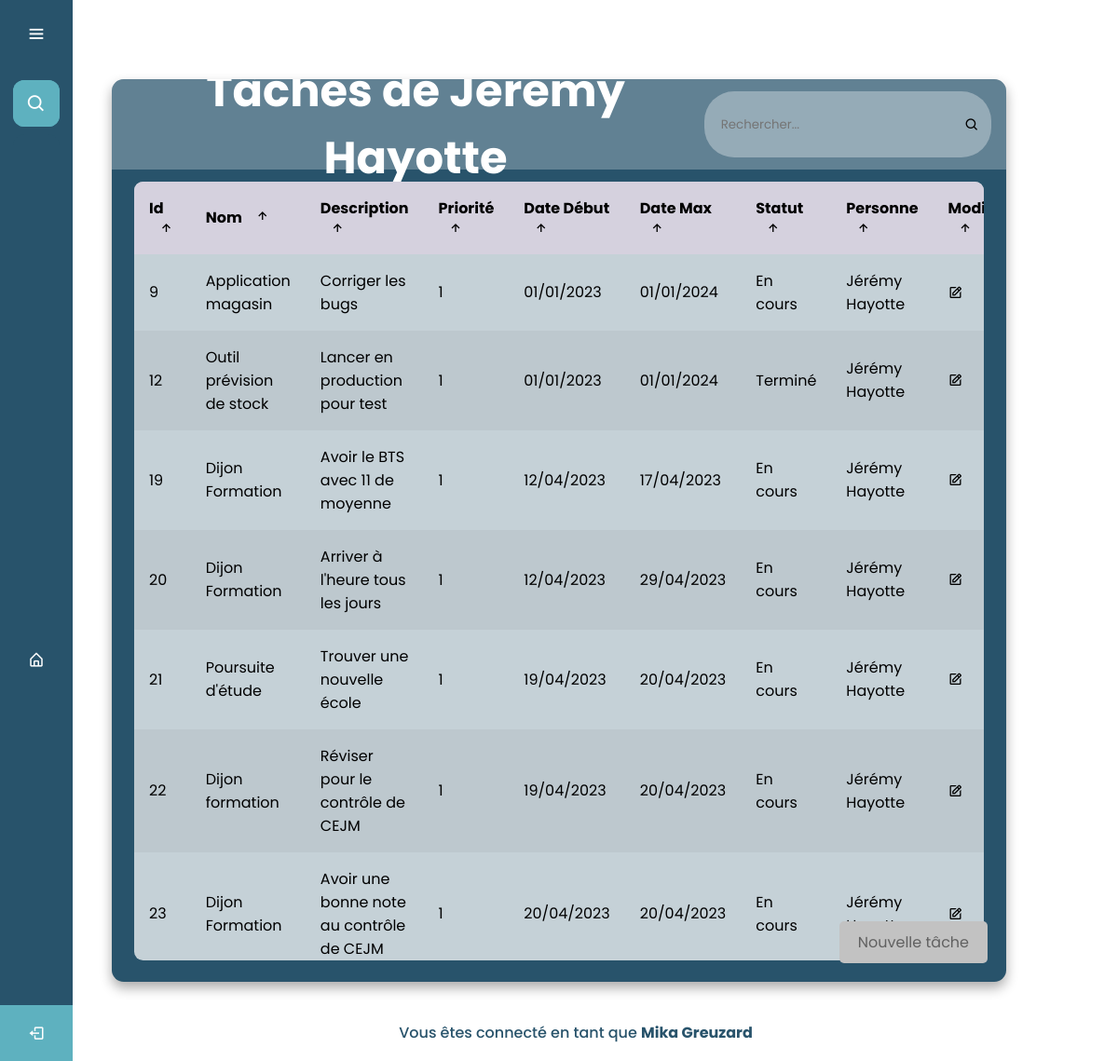
The app's page /PAGES/ADMIN_Select_Equipe.php?utilisateur=5 (signed in) with its own data.
### tables this page shows
CREATE TABLE Tache (
    IdTache INTEGER PRIMARY KEY NOT NULL,
    NomTache TEXT NOT NULL,
    DescriptionTache TEXT NOT NULL,
    PrioriteTache INTEGER NOT NULL,
    DateDebutTache TEXT NOT NULL,
    DateMaxTache TEXT NOT NULL,
    StatutTache TEXT NOT NULL,
    IdUtilisateur INTEGER NOT NULL,
    FOREIGN KEY (IdUtilisateur) REFERENCES Utilisateur(IdUtilisateur)
);

### PAGES/ADMIN_Select_Equipe.php (the view, shortened to what this page needs)
<!DOCTYPE html>
<html lang="en" dir="ltr">
  <head>
    <link rel="stylesheet" href="../CSS/ADMIN_Tache.css">
    <link href='https://unpkg.com/boxicons@2.0.7/css/boxicons.min.css' rel='stylesheet'>
   </head>
<body>
  <div class="sidebar">
    <div class="logo-details">
        <i class='bx bx-menu' id="btn" ></i>
    </div>
    <ul class="nav-list">
      <li>
          <i class='bx bx-search' ></i>
      </li>
      <li>
        <a href="../PAGES/ADMIN_Index.php">
          <i class='bx bx-home-alt Accueil'></i>
        </a>
      </li>
     <li class="profile no-animation">
        <div class="profile-details">
          <div class="name_job">
          <div class="name"><?php echo isset($_SESSION['PrenomUtilisateur']) && isset($_SESSION['NomUtilisateur']) ? $_SESSION['PrenomUtilisateur'] . ' ' . $_SESSION['NomUtilisateur'] : ''; ?></div>
          <div class="job"><?php echo isset($_SESSION['StatutUtilisateur']) ? $_SESSION['StatutUtilisateur'] : ''; ?></div>
          </div>
        </div>
        <a href="../PAGES/Login.php" class='TEST'>
          <i class='bx bx-log-out' id="log_out"></i>
        </a>
      </li>
    </ul>
  </div>
  <section class="home-section">
  <body>
    <main class="table">
        <section class="table__header">
        <?php
          if (isset($_GET["utilisateur"])) {
            $idUtilisateur = $_GET["utilisateur"];
            $pdo = new PDO("sqlite:../DATABASE/bdd.sqlite");
            try {
              $taches = $pdo->query("
                SELECT Tache.*, Utilisateur.NomUtilisateur, Utilisateur.PrenomUtilisateur
                FROM Tache
                INNER JOIN Utilisateur ON Tache.IdUtilisateur = Utilisateur.IdUtilisateur
                WHERE Utilisateur.IdUtilisateur = $idUtilisateur AND Utilisateur.AccesUtilisateur != 'ADMIN'
              ");
              $utilisateur = $taches->fetch();
              $nomUtilisateur = $utilisateur['NomUtilisateur'];
              $prenomUtilisateur = $utilisateur['PrenomUtilisateur'];
              echo "<h1 class='TableTitre'>Tâches de $prenomUtilisateur $nomUtilisateur</h1>";
            } catch (PDOException $e) {
              die($e);
            }
          }
        ?>
            <div class="input-group">
                <input type="search" placeholder="Rechercher...">
                <i class='bx bx-search'></i>
            </div>
        </section>
        <section class="table__body">
            <table>
                <thead>
                    <tr>
                        <th> Id <span class="icon-arrow"><i class='bx bx-up-arrow-alt' ></span></th>
                        <th> Nom <span class="icon-arrow"><i class='bx bx-up-arrow-alt' ></span></th>
                        <th> Description <span class="icon-arrow"><i class='bx bx-up-arrow-alt' ></span></th>
                        <th> Priorité <span class="icon-arrow"><i class='bx bx-up-arrow-alt' ></span></th>
                        <th> Date début <span class="icon-arrow"><i class='bx bx-up-arrow-alt' ></span></th>
                        <th> Date max <span class="icon-arrow"><i class='bx bx-up-arrow-alt' ></span></th>
                        <th> Statut <span class="icon-arrow"><i class='bx bx-up-arrow-alt' ></span></th>
                        <th> Personne <span class="icon-arrow"><i class='bx bx-up-arrow-alt' ></span></th>
                        <th> Modifier <span class="icon-arrow"><i class='bx bx-up-arrow-alt' ></span></th>
                    </tr>
                </thead>
                <tbody>
                <?php
                  if (isset($_GET["utilisateur"])) {
                      $ID = $_GET["utilisateur"];
                      $pdo = new PDO("sqlite:../DATABASE/bdd.sqlite");
                      try {
                          $Taches = $pdo->query("SELECT Tache.*, Utilisateur.NomUtilisateur, Utilisateur.PrenomUtilisateur FROM Tache INNER JOIN Utilisateur ON Tache.IdUtilisateur = Utilisateur.IdUtilisateur WHERE Utilisateur.IdUtilisateur = $ID AND Utilisateur.AccesUtilisateur != 'ADMIN'");
                          foreach ($Taches as $Tache) {
                              print "<tr><td>" . $Tache["IdTache"] . "</td> <td>" . $Tache["NomTache"] . "</td> <td>" . $Tache["DescriptionTache"] . "</td> <td>" . $Tache["PrioriteTache"] . "</td> <td>" . $Tache["DateDebutTache"] . "</td> <td>" . $Tache["DateMaxTache"] . "</td> <td>" . $Tache["StatutTache"] . "</td> <td>" . $Tache["PrenomUtilisateur"] . " " . $Tache["NomUtilisateur"] . "</td>                  <td> <a href='../PHP/ADMIN_Select_Equipe_Edit.php?ID=" . $Tache["IdTache"] . "' class='boutonModifier'><i class='bx bx-edit tablebtn'></i></i></a> </td>                   <td><form action='../PHP/ADMIN_Select_Equipe_Delete_Config.php' method='post'><input type='hidden' name='id' value=' " . $Tache["IdTache"] . "'><button type='submit' value='Supprimer' class='BoutonSupp'><i class='bx bx-x'></i></form></td>                 </tr>";
                          }
                      } catch (PDOException $e) {
                          die($e);
                      }
                  }
                ?>
                </tbody>
            </table>
        </section>
        <a href="../PAGES/ADMIN_Select_Equipe_Input.php" class='btntest'>Nouvelle tâche</a>
    </main>
</body>
      <div class='text2'>
        Vous êtes connecté en tant que <span class='ConnectAs'><?php echo $_SESSION['PrenomUtilisateur'] . ' ' . $_SESSION['NomUtilisateur']; ?></span>
    </div>
  </section>
</body>
</html>

### CSS/ADMIN_Tache.css (style rules this page uses)
* { margin: 0; padding: 0; box-sizing: border-box; font-family: "Poppins" , sans-serif; }
.sidebar { position: fixed; left: 0; top: 0; height: 100%; width: 78px; background: #28536B; padding: 6px 14px; z-index: 99; transition: all 0.5s ease; }
.sidebar .logo-details { height: 60px; display: flex; align-items: center; position: relative; }
.sidebar .logo-details #btn { position: absolute; top: 50%; right: 0; transform: translateY(-50%); font-size: 22px; text-align: center; cursor: pointer; transition: all 0.5s ease; }
.sidebar i { color: #fff; height: 60px; min-width: 50px; font-size: 28px; text-align: center; line-height: 60px; }
.sidebar .nav-list { margin-top: 20px; height: 100%; }
.sidebar li { position: relative; margin: 8px 0; list-style: none; }
.sidebar .bx-search { position: absolute; top: 50%; left: 0; transform: translateY(-50%); font-size: 22px; background: #5EB1BF; color: #FFF; }
.sidebar li a:not(.TEST) { display: flex; height: 100%; width: 100%; border-radius: 12px; align-items: center; text-decoration: none; transition: all 0.4s ease; background: #28536B; }
.sidebar li i { height: 50px; line-height: 50px; font-size: 18px; border-radius: 12px; }
.sidebar li.profile { position: fixed; height: 60px; width: 78px; left: 0; bottom: -8px; padding: 10px 14px; background: #5EB1BF; transition: all 0.5s ease; overflow: hidden; }
.sidebar li .profile-details { display: flex; align-items: center; flex-wrap: nowrap; }
.sidebar li.profile .name, .sidebar li.profile .job { font-size: 15px; font-weight: 400; color: #fff; white-space: nowrap; }
.sidebar li.profile .job { font-size: 12px; }
.sidebar .profile #log_out { position: absolute; top: 50%; right: 0; transform: translateY(-50%); background: #5EB1BF; width: 100%; height: 60px; line-height: 60px; border-radius: 0px; transition: all 0.5s ease; }
.home-section { display: flex; flex-direction: column; justify-content: center; align-items: center; height: 100%; text-align: center; margin: 0 auto; }
.ConnectAs { font-weight: bold; color: #28536B; }
.text2 { color: #28536B; font-size: 1rem; font-weight: 500; margin: 18px; align-self: center; text-align: center; position: absolute; bottom: 0; left: 50%; transform: translateX(-50%); }
body { min-height: 100vh; background: url(images/html_table.jpg) center / cover; display: flex; justify-content: center; align-items: center; }
main.table { width: 80vw; height: 85vh; background-color: #28536B; backdrop-filter: blur(7px); box-shadow: 0 .4rem .8rem #0005; border-radius: .8rem; overflow: hidden; }
.table__header { width: 100%; height: 10%; background-color: #fff4; padding: .8rem 1rem; display: flex; justify-content: space-between; align-items: center; }
.TableTitre { color: #fff; font-size: 3rem; }
.table__header .input-group { width: 35%; height: 100%; background-color: #fff5; padding: 0 .8rem; border-radius: 2rem; display: flex; justify-content: center; align-items: center; transition: .2s; }
.table__header .input-group input { width: 100%; padding: 0 .5rem 0 .3rem; background-color: transparent; border: none; outline: none; }
.table__body { width: 95%; max-height: calc(89% - 1.6rem); background-color: #fffb; margin: .8rem auto; border-radius: .6rem; overflow: auto; overflow: overlay; }
table { width: 100%; }
table, th, td { border-collapse: collapse; padding: 1rem; text-align: left; }
thead th { position: sticky; top: 0; left: 0; background-color: #d5d1defe; cursor: pointer; text-transform: capitalize; }
tbody tr:nth-child(even) { background-color: #0000000b; }
tbody tr { --delay: .1s; transition: .5s ease-in-out var(--delay), background-color 0s; }
tbody tr td, tbody tr td p, tbody tr td img { transition: .2s ease-in-out; }
thead th span.icon-arrow { display: inline-block; width: 1.3rem; height: 1.3rem; border-radius: 50%; border: 1.4px solid transparent; text-align: center; font-size: 1rem; margin-left: .5rem; transition: .2s ease-in-out; }
.bx-search, .tablebtn { animation: none; text-decoration: none; color: black; }
.bx-search, .tablebtn:hover { color: #5EB1BF; }
.bx-search { color: black; }
.btntest { background-color: #c2c2c2; color: #616161; border: none; border-radius: 5px; padding: 10px 20px; font-size: 16px; cursor: pointer; margin: 4px 2px; transition-duration: 0.4s; text-decoration: none; display: inline-block; text-align: center; position: absolute; margin: 0px 0px 0px 0px; bottom: 20px; right: 20px; }

### records on screen
tache: IdTache "9", NomTache "Application magasin", DescriptionTache "Corriger les bugs", PrioriteTache "1", DateDebutTache "01/01/2023", DateMaxTache "01/01/2024", StatutTache "En cours", PrenomUtilisateur "Jérémy", NomUtilisateur "Hayotte"
tache: IdTache "12", NomTache "Outil prévision de stock", DescriptionTache "Lancer en production pour test", PrioriteTache "1", DateDebutTache "01/01/2023", DateMaxTache "01/01/2024", StatutTache "Terminé", PrenomUtilisateur "Jérémy", NomUtilisateur "Hayotte"
tache: IdTache "19", NomTache "Dijon Formation", DescriptionTache "Avoir le BTS avec 11 de moyenne", PrioriteTache "1", DateDebutTache "12/04/2023", DateMaxTache "17/04/2023", StatutTache "En cours", PrenomUtilisateur "Jérémy", NomUtilisateur "Hayotte"
tache: IdTache "20", NomTache "Dijon Formation", DescriptionTache "Arriver à l'heure tous les jours", PrioriteTache "1", DateDebutTache "12/04/2023", DateMaxTache "29/04/2023", StatutTache "En cours", PrenomUtilisateur "Jérémy", NomUtilisateur "Hayotte"
tache: IdTache "21", NomTache "Poursuite d'étude", DescriptionTache "Trouver une nouvelle école", PrioriteTache "1", DateDebutTache "19/04/2023", DateMaxTache "20/04/2023", StatutTache "En cours", PrenomUtilisateur "Jérémy", NomUtilisateur "Hayotte"
tache: IdTache "22", NomTache "Dijon formation", DescriptionTache "Réviser pour le contrôle de CEJM", PrioriteTache "1", DateDebutTache "19/04/2023", DateMaxTache "20/04/2023", StatutTache "En cours", PrenomUtilisateur "Jérémy", NomUtilisateur "Hayotte"
tache: IdTache "23", NomTache "Dijon Formation", DescriptionTache "Avoir une bonne note au contrôle de CEJM", PrioriteTache "1", DateDebutTache "20/04/2023", DateMaxTache "20/04/2023", StatutTache "En cours", PrenomUtilisateur "Jérémy"

### other values on screen
$nomUtilisateur "Hayotte"
$_SESSION['PrenomUtilisateur'] "Mika"
$_SESSION['NomUtilisateur'] "Greuzard"
